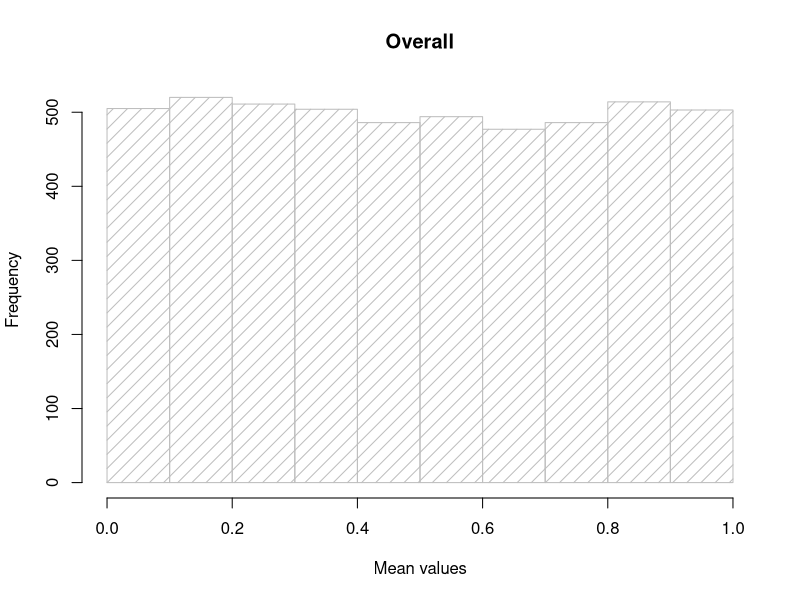
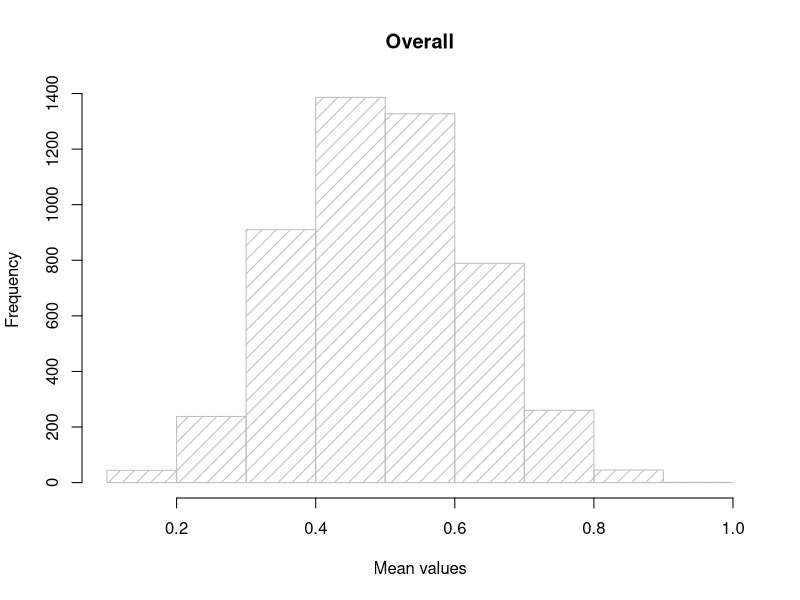
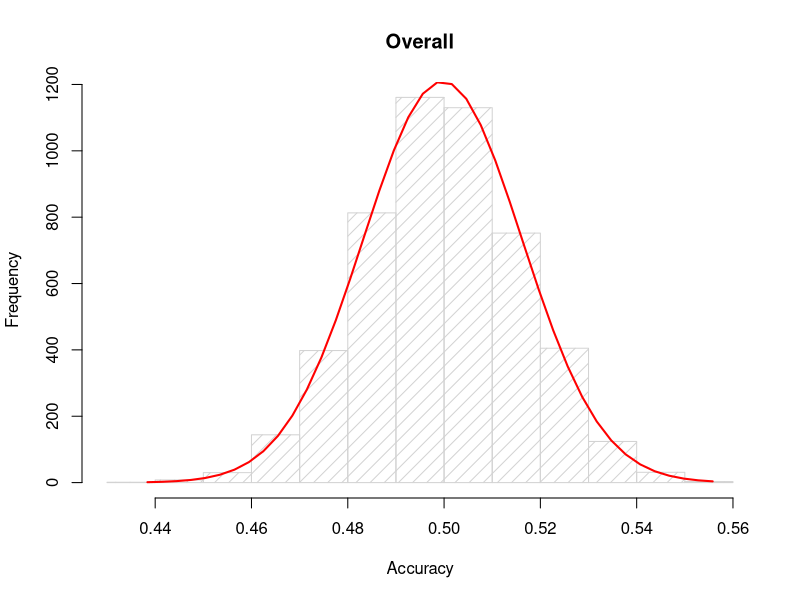

The R script that drew these images, in order:
################################################################################
# 1

simulations<-5000
n<-1   # no of sample

mean.value<- rep(NA,simulations)

for (i in 1:simulations){
  x<- runif(n)
  mean.value[i]<- mean(x)
}

h <- hist(mean.value, breaks = 10, density = 10,
          col = "gray", xlab = "Mean values", main = "Overall") 

##################################################################################
# 2

simulations<-5000
n<-5   # no of sample

mean.value<- rep(NA,simulations)

for (i in 1:simulations){
  x<- runif(n)
  mean.value[i]<- mean(x)
}

h <- hist(mean.value, breaks = 10, density = 10,
          col = "gray", xlab = "Mean values", main = "Overall") 

#################################################################################
# large values of n 

simulations<-5000
n<-300   # no of samples
  
mean.value<- rep(NA,simulations)

for (i in 1:simulations){
  x<- runif(n)
  mean.value[i]<- mean(x)
}

h <- hist(mean.value, breaks = 10, density = 10,
          col = "lightgray", xlab = "Accuracy", main = "Overall") 
xfit <- seq(min(mean.value), max(mean.value), length = 40) 
yfit <- dnorm(xfit, mean = mean(mean.value), sd = sd(mean.value)) 
yfit <- yfit * diff(h$mids[1:2]) * length(mean.value) 

lines(xfit, yfit, col = "red", lwd = 2)


